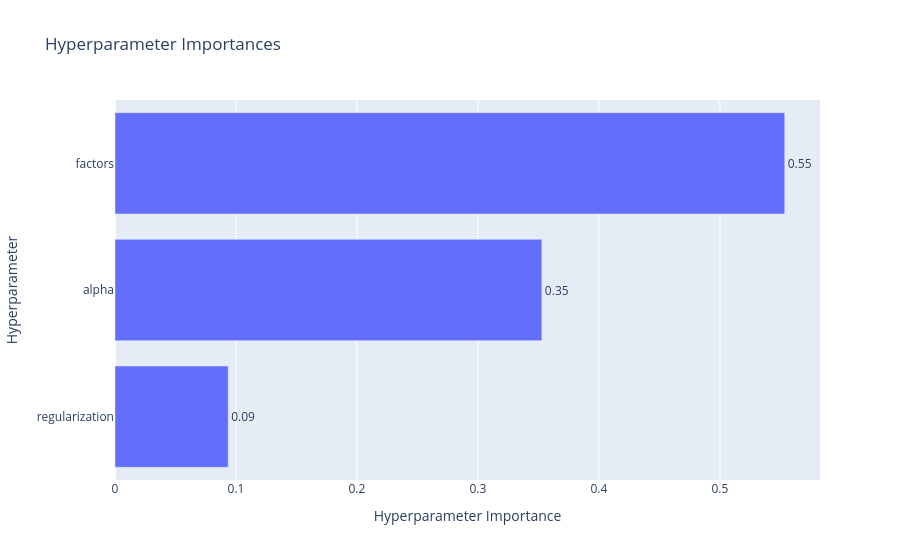

Source (notebook cell):
### Code cell
optuna.visualization.plot_param_importances(optuna_study)

### Figure 1 — Plotly figure (JSON) as saved in the notebook; plotly's stock layout.template omitted (floating-point values rounded to 4 significant figures)
{"data": [{"cliponaxis": false, "hovertemplate": ["regularization (FloatDistribution): 0.09356490279675805<extra></extra>", "alpha (FloatDistribution): 0.3528405421765911<extra></extra>", "factors (IntDistribution): 0.5535945550266508<extra></extra>"], "name": "Objective Value", "orientation": "h", "text": ["0.09", "0.35", "0.55"], "textposition": "outside", "type": "bar", "x": [0.09356, 0.3528, 0.5536], "y": ["regularization", "alpha", "factors"]}], "layout": {"title": {"text": "Hyperparameter Importances"}, "xaxis": {"title": {"text": "Hyperparameter Importance"}}, "yaxis": {"title": {"text": "Hyperparameter"}}}}
